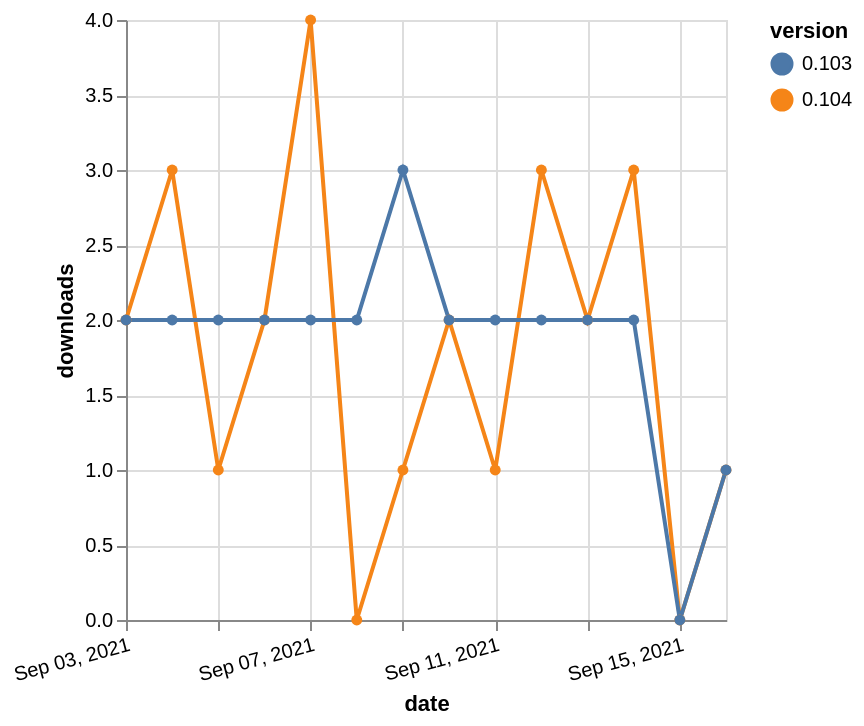

Describe this chart as a Vega-Lite specification.
### Vega-Lite specification from a JSON file in a GitHub repository (floating-point values rounded to 4 significant figures)
{"$schema": "https://vega.github.io/schema/vega-lite/v5.json", "description": "A simple bar chart with embedded data.", "data": {"values": [{"date": "2021-09-03", "total": 257, "delta": 2, "version": "0.104"}, {"date": "2021-09-04", "total": 260, "delta": 3, "version": "0.104"}, {"date": "2021-09-05", "total": 261, "delta": 1, "version": "0.104"}, {"date": "2021-09-06", "total": 263, "delta": 2, "version": "0.104"}, {"date": "2021-09-07", "total": 267, "delta": 4, "version": "0.104"}, {"date": "2021-09-08", "total": 267, "delta": 0, "version": "0.104"}, {"date": "2021-09-09", "total": 268, "delta": 1, "version": "0.104"}, {"date": "2021-09-10", "total": 270, "delta": 2, "version": "0.104"}, {"date": "2021-09-11", "total": 271, "delta": 1, "version": "0.104"}, {"date": "2021-09-12", "total": 274, "delta": 3, "version": "0.104"}, {"date": "2021-09-13", "total": 276, "delta": 2, "version": "0.104"}, {"date": "2021-09-14", "total": 279, "delta": 3, "version": "0.104"}, {"date": "2021-09-15", "total": 279, "delta": 0, "version": "0.104"}, {"date": "2021-09-16", "total": 280, "delta": 1, "version": "0.104"}, {"date": "2021-09-03", "total": 2536, "delta": 2, "version": "0.103"}, {"date": "2021-09-04", "total": 2538, "delta": 2, "version": "0.103"}, {"date": "2021-09-05", "total": 2540, "delta": 2, "version": "0.103"}, {"date": "2021-09-06", "total": 2542, "delta": 2, "version": "0.103"}, {"date": "2021-09-07", "total": 2544, "delta": 2, "version": "0.103"}, {"date": "2021-09-08", "total": 2546, "delta": 2, "version": "0.103"}, {"date": "2021-09-09", "total": 2549, "delta": 3, "version": "0.103"}, {"date": "2021-09-10", "total": 2551, "delta": 2, "version": "0.103"}, {"date": "2021-09-11", "total": 2553, "delta": 2, "version": "0.103"}, {"date": "2021-09-12", "total": 2555, "delta": 2, "version": "0.103"}, {"date": "2021-09-13", "total": 2557, "delta": 2, "version": "0.103"}, {"date": "2021-09-14", "total": 2559, "delta": 2, "version": "0.103"}, {"date": "2021-09-15", "total": 2559, "delta": 0, "version": "0.103"}, {"date": "2021-09-16", "total": 2560, "delta": 1, "version": "0.103"}]}, "width": "container", "mark": {"type": "line", "point": {"filled": true}}, "encoding": {"x": {"field": "date", "type": "temporal", "timeUnit": "yearmonthdate", "title": "date", "axis": {"labelAngle": -15}}, "y": {"field": "delta", "type": "quantitative", "title": "downloads"}, "color": {"field": "version", "type": "nominal"}, "tooltip": {"field": "delta"}}}
